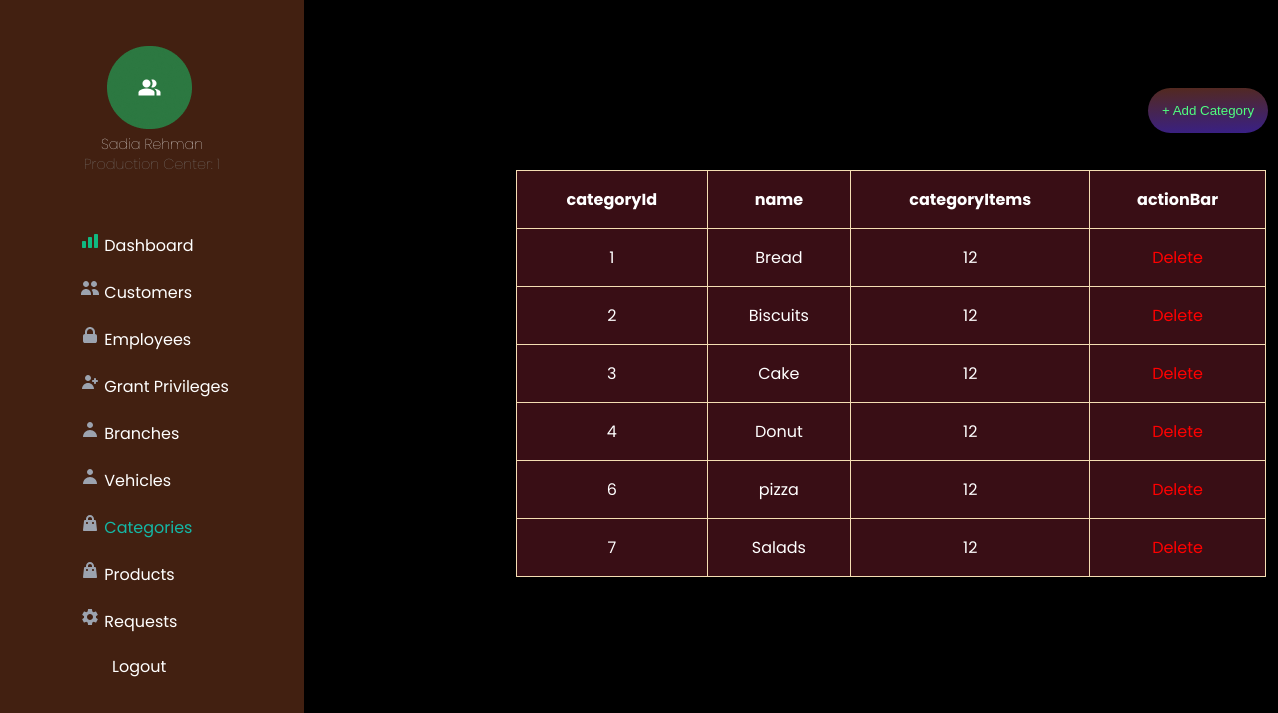
/bms/bms/adminCategory.php, run on the app's committed database.
### tables this page shows
CREATE TABLE `category` (
  `categoryID` int(10) NOT NULL,
  `name` varchar(30) NOT NULL,
  `categoryItems` int(3) NOT NULL
);

### bms/bms/adminCategory.php (the view, shortened to what this page needs)
<!DOCTYPE html>
<html lang="en">
<head>
    <link rel="stylesheet" href="adminCategory.css?1422585377">
</head>
<body>
    <div class="sidebar">
        <div class="admin-id">
            <img class="admin-img"src="images/adminAVA.png" alt="admin picture">
            <div id="about-admin">
                <h3>Sadia Rehman</h3>
                <h4>Production Center:  1</h4>
            </div>
        </div>
        <div class="sidebar-menu">
            <ul>
                <li><a href="adminDashboard.php"><img src="images/dashboard.svg" alt=""> Dashboard</a></li>
                <li><a href="adminCustomers.php"><img src="images/customers.svg" alt=""> Customers</a></li>
                <li><a href="adminEmployee.php"><img src="images/employees.svg" alt=""> Employees</a></li>
                <li><a href="adminGrantPriv.php"><img src="images/reg-admin.svg" alt=""> Grant Privileges</a></li>
                <li><a href="adminGrantPriv.php"><img src="images/branches-vehicles.svg" alt=""> Branches</a></li>
                <li><a href="adminVehicles.php"><img src="images/branches-vehicles.svg" alt=""> Vehicles</a></li>
                <li><a href="adminCategory.php" class="active" style="color: #14B8A6"><img src="images/categories-products.svg" alt=""> Categories</a></li>
                <li><a href="adminProduct.php"><img src="images/categories-products.svg" alt=""> Products</a></li>
                <li><a href="adminRequest.php"><img src="images/requests.svg" alt=""> Requests</a></li>
                <li id="logout"><a href="admin.php"> Logout</a></li>
            </ul>
        </div>
    </div>
    <main>
        <button class="addCategory">
            <a href="addCategory.php">+ Add Category</a>
        </button>
        <table>
            <tr>
                <th>categoryId</th>
                <th>name</th>
                <th>categoryItems</th>
                <th>actionBar</th>
            <?php
            include('dbconfig.php');
            $sql = "SELECT categoryID, name, categoryItems FROM category";
            $result = $conn -> query($sql);
            if($result-> num_rows > 0) {
                while($row = $result-> fetch_assoc()) {
                    echo "<tr><td>".$row["categoryID"]."</td><td>".$row["name"]."</td><td>".$row["categoryItems"]."</td>
                   <td> <a id = deleteButton href=deleteCategory.php?ei=".$row["categoryID"]."> Delete </td>
                    </tr>";
                }
                echo "</table>";
            }
            ?>
    </main>
</body>
</html>

### bms/bms/adminCategory.css (style rules this page uses)
body { background-color: #000000; }
main { color: #000000; font-family: 'poppins'; margin-left: 250px; padding: 0px 10px; }
.sidebar { background-color: #422011; height: 100%; width: 19rem; position: fixed; z-index: 1; top: 0; left: 0; overflow-x: hidden; padding-top: 20px; font-family: 'poppins'; }
.admin-id { margin-top: 1.6rem; }
#logout { margin: auto; }
#about-admin { margin: auto; }
.sidebar h3, .sidebar h4 { color: #ffffff; font-family: 'poppins'; font-size: .9em; margin: -.1em; text-align: center; font-weight: lighter; }
.sidebar h4 { margin-bottom: 3.5em; color: #818181; }
.sidebar .admin-img { margin-left: 6.7em; }
.sidebar-menu { margin-left: 3.5rem; }
.sidebar-menu li { margin-bottom: 0.5rem; color: #ffffff; }
.sidebar-menu a { padding: 6px 8px 6px 16px; text-decoration: none; font-size: 1em; color: #ffffff; display: block; }
.sidebar-menu ul { list-style: none; }
.sidebar-menu ul li { margin-left: -2em; }
.sidebar-menu ul li a { text-decoration: none; color: #ffffff; display: block; -webkit-transition: all ease-out 300ms; transition: all ease-out 300ms; }
.sidebar-menu ul li:not(.active)::after { opacity: 0.2; }
.sidebar-menu ul li::after { content: ''; position: absolute; width: 100%; height: 0.2em; background: black; left: 0; bottom: 0; }
main { color: #ffffff; font-family: 'poppins'; margin-left: 250px; padding: 0px 10px; }
table, th, td { background-color: #390E15; border: 1px solid wheat; border-collapse: collapse; margin-top: 3em; margin-left: 15.5em; text-align: center; padding: 1em; }
table { width: 750px; }
button { color: red; background: none; border: none; cursor: pointer; }
.addCategory { margin-left: 66em; margin-top: 6em; margin-bottom: -10em; background: linear-gradient(178.18deg, rgba(196, 96, 44, 0.439216) -9.74%, #281AC8 162.12%); border-radius: 100px; width: 120px; height: 45px; left: 1635px; top: 123px; border: none; cursor: pointer; }
.addCategory a { text-decoration: none; color: #50FF80; transition: color 0.5s; }
#deleteButton { color: red; text-decoration: none; transition: color 0.5s; }

### data on the page
category: categoryID "1", name "Bread", categoryItems "12"
category: categoryID "2", name "Biscuits", categoryItems "12"
category: categoryID "3", name "Cake", categoryItems "12"
category: categoryID "4", name "Donut", categoryItems "12"
category: categoryID "6", name "pizza", categoryItems "12"
category: categoryID "7", name "Salads", categoryItems "12"
